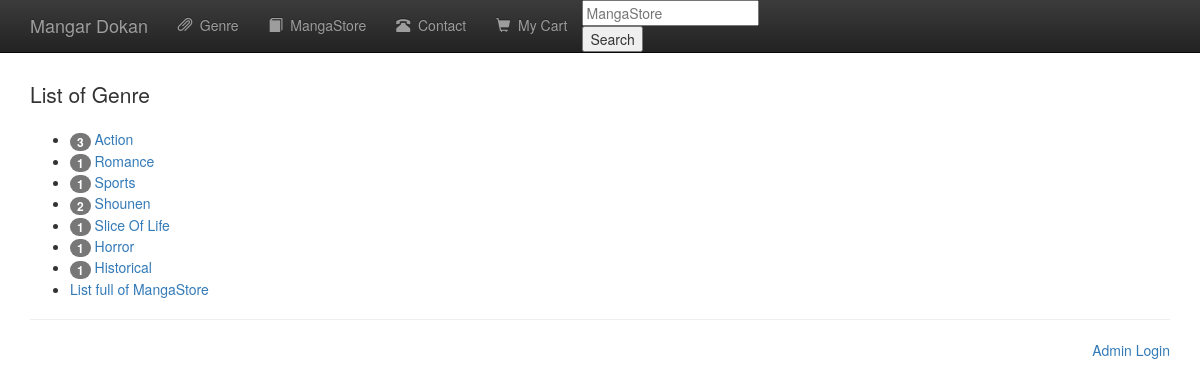
Page /Controller/publisher_list.php (signed in) on the committed database.
### tables this page shows
CREATE TABLE IF NOT EXISTS `genre` (
  `genreid` int(10) unsigned NOT NULL,
  `genre_name` varchar(60) NOT NULL
);

### Controller/publisher_list.php (the view, shortened to what this page needs)
<?php
	$conn = db_connect();
	$query = "SELECT * FROM genre ORDER BY genreid";
	$result = mysqli_query($conn, $query);
	include ('C:\xampp\htdocs\MangaStore\MVC\view\template\header.php');
?>
	<p class="lead">List of Genre</p>
	<ul>
	<?php
		while($row = mysqli_fetch_assoc($result)){
			$count = 0;
			$query = "SELECT genreid FROM books";
			$result2 = mysqli_query($conn, $query);
			while ($genInBook = mysqli_fetch_assoc($result2)){
				if($genInBook['genreid'] == $row['genreid']){
					$count++;
				}
			}
	?>
		<li>
			<span class="badge"><?php echo $count; ?></span>
		    <a href="bookPerPub.php?genreid=<?php echo $row['genreid']; ?>"><?php echo $row['genre_name']; ?></a>
		</li>
	<?php } ?>
		<li>
			<a href="books.php">List full of MangaStore</a>
		</li>
	</ul>
<?php
	include_once('C:\xampp\htdocs\MangaStore\MVC\view\template\footer.php');
?>

### rows in the picture
genre: count "3", genre_name "Action"
genre: count "1", genre_name "Romance"
genre: count "1", genre_name "Sports"
genre: count "2", genre_name "Shounen"
genre: count "1", genre_name "Slice Of Life"
genre: count "1", genre_name "Horror"
genre: count "1", genre_name "Historical"
